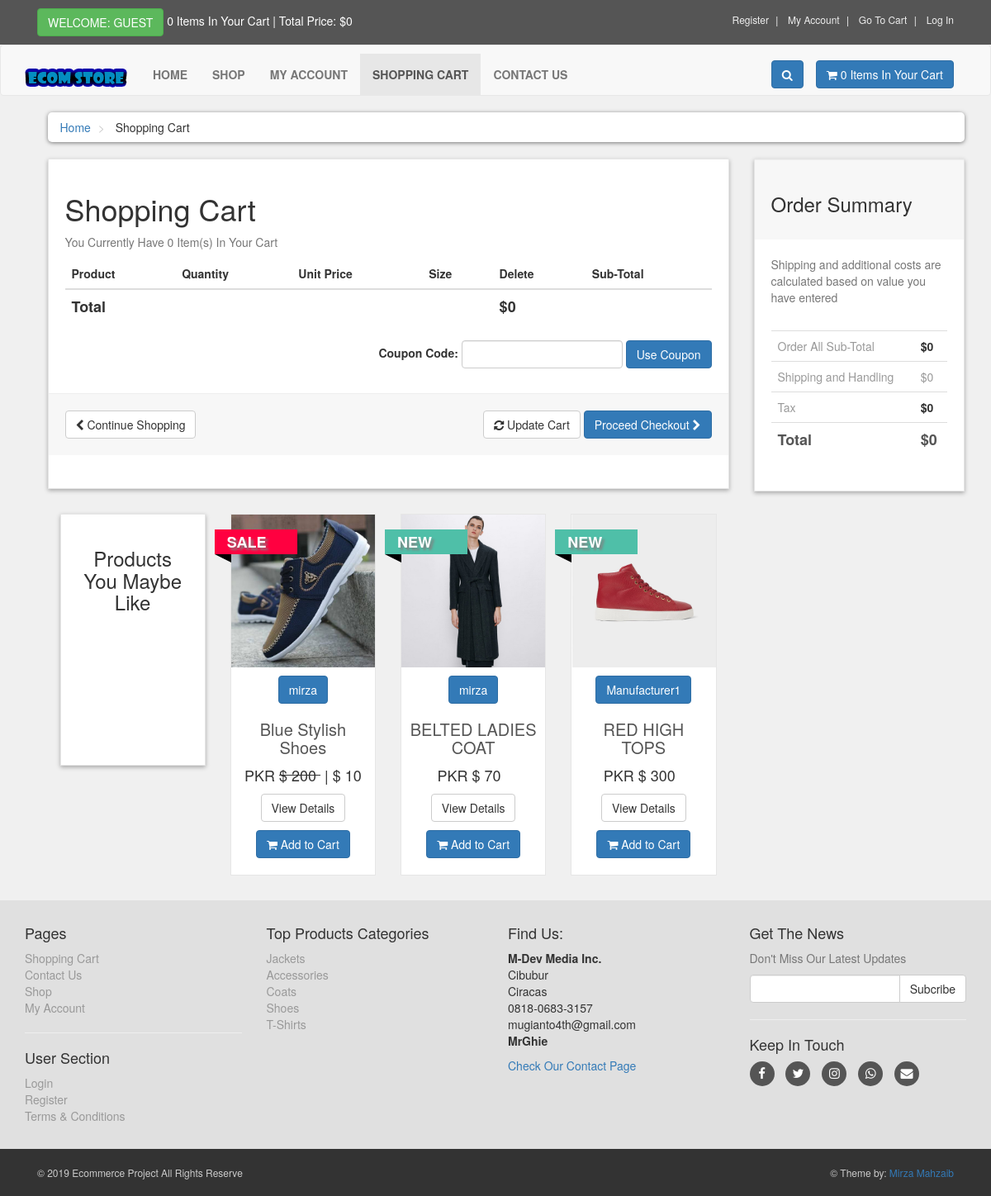
The app's page /cart.php with its own data.
### tables this page shows
CREATE TABLE `products` (
  `product_id` int(10) NOT NULL,
  `p_cat_id` int(10) NOT NULL,
  `cat_id` int(10) NOT NULL,
  `manufacturer_id` int(10) NOT NULL,
  `date` timestamp NOT NULL DEFAULT current_timestamp() ON UPDATE current_timestamp(),
  `product_title` text NOT NULL,
  `product_url` varchar(255) NOT NULL,
  `product_img1` text NOT NULL,
  `product_img2` text NOT NULL,
  `product_img3` text NOT NULL,
  `product_price` int(10) NOT NULL,
  `product_keywords` text NOT NULL,
  `product_desc` text NOT NULL,
  `product_label` text NOT NULL,
  `product_sale` text NOT NULL
);

CREATE TABLE `manufacturers` (
  `manufacturer_id` int(10) NOT NULL,
  `manufacturer_title` text NOT NULL,
  `manufacturer_top` text NOT NULL,
  `manufacturer_image` text NOT NULL
);

### cart.php (the view, shortened to what this page needs)
<?php
	include("includes/header.php");
?>
	<div id="content">
		<div class="container">
			<div class="col-md-12">
				<ul class="breadcrumb">
					<li>
						<a href="index.php">Home</a>
					</li>
					<li>
						Shopping Cart
					</li>
				</ul>
			</div>
			<div id="cart" class="col-md-9">
				<div class="box">
					<form action="cart.php" method="post" enctype="multipart/form-data">
						<h1>Shopping Cart</h1>
						<?php
						$ip_add = getRealIpUser();
						$select_cart = "SELECT * FROM cart WHERE ip_add='$ip_add'";
						$run_cart = mysqli_query($db,$select_cart);
						$count = mysqli_num_rows($run_cart);
						?>
						<p class="text-muted">You Currently Have <?php echo $count; ?> Item(s) In Your Cart</p>
						<div class="table-responsive">
							<table class="table">
								<thead>
									<tr>
										<th colspan="2">Product</th>
										<th>Quantity</th>
										<th>Unit Price</th>
										<th>Size</th>
										<th colspan="1">Delete</th>
										<th colspan="2">Sub-Total</th>
									</tr>
								</thead>
									<?php
									$total = 0;
									?>
								<tfoot>
									<tr>
										<th colspan="5">Total</th>
										<th colspan="2">$<?php echo $total; ?></th>
									</tr>
								</tfoot>
							</table>
							<div class="form-inline pull-right">
								<div class="form-group">
									<label>Coupon Code:</label>
									<input class="form-control" type="text" name="code">
									<input type="submit" name="apply_coupon" value="Use Coupon"
									class="btn btn-primary">
								</div>
							</div>
						</div>
						<div class="box-footer">
							<div class="pull-left">
								<a href="index.php" class="btn btn-default">
									<i class="fa fa-chevron-left"></i> Continue Shopping
								</a>
							</div>
							<div class="pull-right">
								<button type="submit" name="update" value="Update Cart"
								class="btn btn-default">
									<i class="fa fa-refresh"></i> Update Cart
								</button>
								<a href="checkout.php" class="btn btn-primary">
									Proceed Checkout <i class="fa fa-chevron-right"></i>
								</a>
							</div>
						</div>
					</form>
				</div>
					<div id="row same-height-row">
						<div class="col-md-3 col-sm-6">
							<div class="box same-height headline">
								<h3 class="text-center">Products You Maybe Like</h3>
							</div>
						</div>
						<?php
						$get_products = "SELECT * FROM products ORDER BY rand() LIMIT 0,3";
						$run_products = mysqli_query($con,$get_products);
						while ($row_products=mysqli_fetch_array($run_products)) {
								$pro_id = $row_products['product_id'];
								$pro_title = $row_products['product_title'];
								$pro_price = $row_products['product_price'];
								$pro_sale_price = $row_products['product_sale'];
								$pro_img1 = $row_products['product_img1'];
								$pro_label = $row_products['product_label'];
								$manufacturer_id = $row_products['manufacturer_id'];
								$get_manufacturer = "SELECT * FROM manufacturers WHERE manufacturer_id='$manufacturer_id'";
								$run_manufacturer = mysqli_query($db,$get_manufacturer);
								$row_manufacturer = mysqli_fetch_array($run_manufacturer);
								$manufacturer_title = $row_manufacturer['manufacturer_title'];
								if ($pro_label == "sale") {
									$product_price = "<del> $ $pro_price </del>";
									$product_sale_price = "| $ $pro_sale_price";
								}else{
									$product_price = "$ $pro_price";
									$product_sale_price = "";
								}
								if ($pro_label == "") {
								}else{
									$product_label = "
										<a href='#' class='label $pro_label'>
											<div class='theLabel'> $pro_label </div>
											<div class='labelBackground'> </div>
										</a>
									";
								}
								echo "
									<div class='col-md-3 col-sm-6 center-responsive'>
										<div class='product'>
											<a href='details.php?pro_id=$pro_id'>
												<img class='img-responsive' src='admin_area/product_images/$pro_img1'>
											</a>
											<div class='text'>
											<center>
												<p class='btn btn-primary'> $manufacturer_title </p>
											</center>
												<h3>
													<a href='details.php?pro_id=$pro_id'>
														$pro_title
													</a>
												</h3>
												<p class='price'>
													PKR $product_price &nbsp;$product_sale_price
												</p>
												<p class='button'>
													<a href='details.php?pro_id=$pro_id' class='btn btn-default'>
														View Details
													</a>
													<a class='btn btn-primary' href='details.php?pro_id=$pro_id'>
														<i class='fa fa-shopping-cart'></i> Add to Cart
													</a>
												</p>
											</div>
											$product_label
										</div>
									</div>
								";
							}
						?>
					</div>
			</div>
			<div class="col-md-3">
				<div id="order-summary" class="box">
					<div class="box-header">
						<h3>Order Summary</h3>
					</div>
					<p class="text-muted">
						Shipping and additional costs are calculated based on value you have entered
					</p>
					<div class="table-responsive">
						<table class="table">
							<tbody>
								<tr>
									<td>Order All Sub-Total</td>
									<th>$<?php echo $total; ?></th>
								</tr>
								<tr>
									<td>Shipping and Handling</td>
									<td>$0</td>
								</tr>
								<tr>
									<td>Tax</td>
									<th>$0</th>
								</tr>
								<tr class="total">
									<td>Total</td>
									<th>$<?php echo $total; ?></th>
								</tr>
							</tbody>
						</table>
					</div>
				</div>
			</div>
		</div>
	</div>
	<?php
	include("includes/footer.php");
	?>
</body>
</html>

### styles/custom.css (style rules this page uses)
body { font-size: 14px; line-height: 1.42857143; color: red; background:#f0f0f0 !important; overflow-x: hidden; }
.btn-primary { color: rgb(255,255,255); background:rgb(79,191,168); border-color: rgb(65,179,156); }
.box { background:#ffffff; margin: 0 0 30px; border:solid 1px #e6e6e6; box-sizing: border-box; padding: 20px; box-shadow: 0px 2px 5px rgba(0,0,0,.3); }
#content { padding-left: 25px; }
#content .product { background: #ffffff; border:solid 1px #e6e6e6; margin-bottom: 30px; box-sizing: border-box; }
#content .product .text { padding: 10px 10px 0px; }
#content .product .text p.price { font-size: 18px; text-align: center; font-weight: 400; }
#content .product .text .button { text-align: center; clear: both; }
#content .product .text .button .btn { margin-bottom: 10px; }
#content .product .text h3 { text-align: center; font-size: 20px; }
#content .product .text h3 a { color: rgb(85,85,85); }
.breadcrumb { padding: 8px 15px !important; margin-bottom: 20px !important; background:#ffffff !important; border-radius: 5px !important; box-shadow: 0px 1px 5px rgba(0,0,0,.5) !important; }
.breadcrumb> li + li:before { content: ">\00a0" !important; color: #cccccc; }
#content .headline { height: 305px; }
#content #cart .table tfoot { font-size: 18px; }
.box .box-footer { background: #f7f7f7; margin: 30px -20px 20px; padding: 20px; border-top:1px solid #eeeeee; }
.box .box-footer:before, .box .box-footer:after { content: ""; display: table; }
.box .box-footer:after { clear: both; }
.box .box-header { background: #f7f7f7; margin: -20px -20px 20px; padding:20px; border-top: 1px solid #eeeeee; }
#content #order-summary table { margin-top: 20px; }
#content #order-summary table td { color: #999999; }
#content #order-summary table tr.total td, #content #order-summary table tr.total th { font-size: 18px; color: #555555; font-weight: 700; }
.product a img.img-responsive { max-height: 260px; width: 100%; }
.label { color: #000 !important; font-weight: 700 !important; text-transform: uppercase; font-size: 18px !important; position: absolute; top: 10px; padding-left: 51px !important; z-index: 20; }
.label .theLabel { position: relative; width: 100px; padding: 6px 50px 6px 15px; margin: 5px 50px 10px -71px; color: #fff; text-shadow: 3px 3px 3px grey; }
.label.sale .theLabel { background: rgb(255, 0, 64); }
.label.new .theLabel { background: #4fbfa8; }
.label .theLabel:before, .label .theLabel:after { content: ""; position: absolute; width: 0; height: 0; }
.label .theLabel:after { left: 0; top: 100%; border-width: 5px 10px; border-style: solid; border-color: #000 #000 transparent transparent; }

### records on screen
products: product_img1 (picture), manufacturer.manufacturer_title "mirza", product_title "Blue Stylish Shoes", product_price "200", product_sale "| $ 10", product_label "SALE"
products: product_img1 (picture), manufacturer.manufacturer_title "mirza", product_title "BELTED LADIES COAT", product_price "$ 70", product_label "NEW"
products: product_img1 (picture), manufacturer.manufacturer_title "Manufacturer1", product_title "RED HIGH TOPS", product_price "$ 300", product_label "NEW"

### other values on screen
$count_items "0 0"
$total "0"
$count "0"
